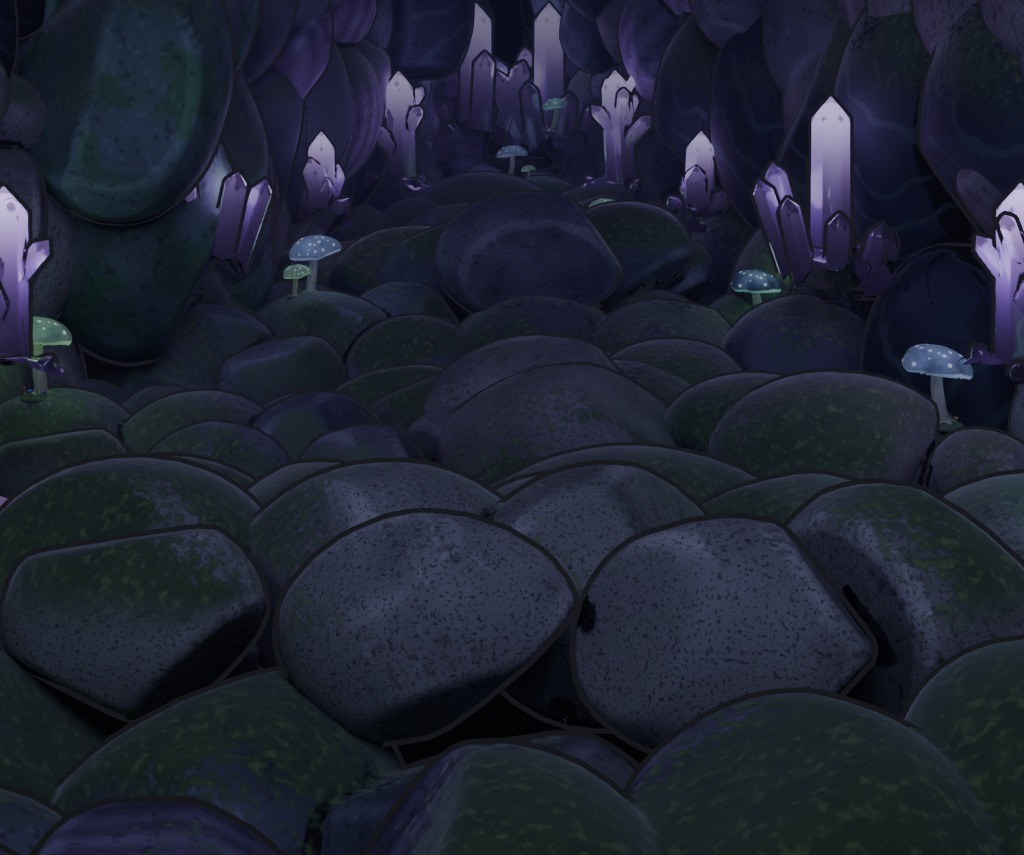
#> input picture assets/source/ui/goo/back-crosshair-5.jpg, 1024 x 855 px
$ python post.py ../../../assets/source/ui/goo/back-crosshair-5.jpg ../../../assets/source/ui/goo/back-pvp-1.jpg 1.0
#> lines starting #> are read from the running program, lines starting #| are printed output that depends on the picture
"""Haze by distance and a soft vignette over a background render. post_bg.py in.png out.jpg [haze]"""
import sys
import numpy as np
from PIL import Image
src, dst = sys.argv[1], sys.argv[2]
amount = float(sys.argv[3]) if len(sys.argv) > 3 else 0.55
img = np.asarray(Image.open(src).convert('RGB')).astype(float) / 255
depth = np.asarray(Image.open(src.replace('.png', '-depth.png')).convert('L').resize((img.shape[1], img.shape[0]))).astype(float) / 255
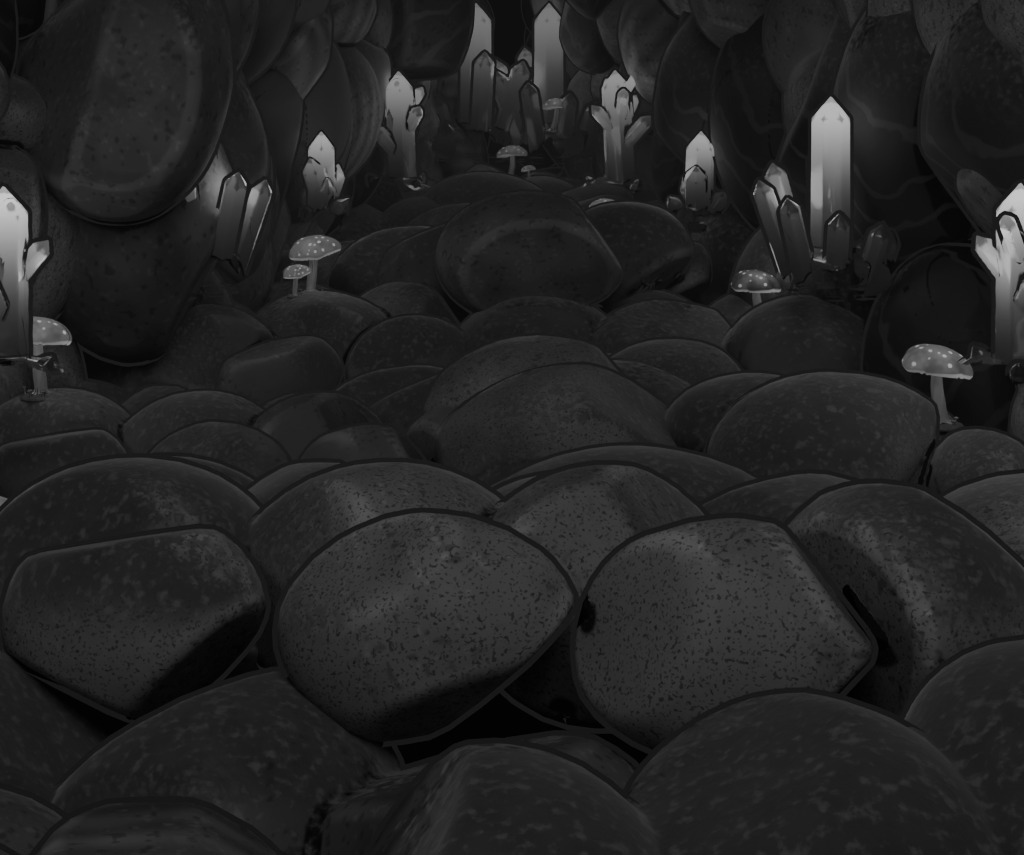
#> depth: shape (855, 1024) float64; min 0, max 0.792, mean 0.139
depth = np.where(depth <= 0.04045, depth / 12.92, ((depth + 0.055) / 1.055) ** 2.4)  # saved through the sRGB curve
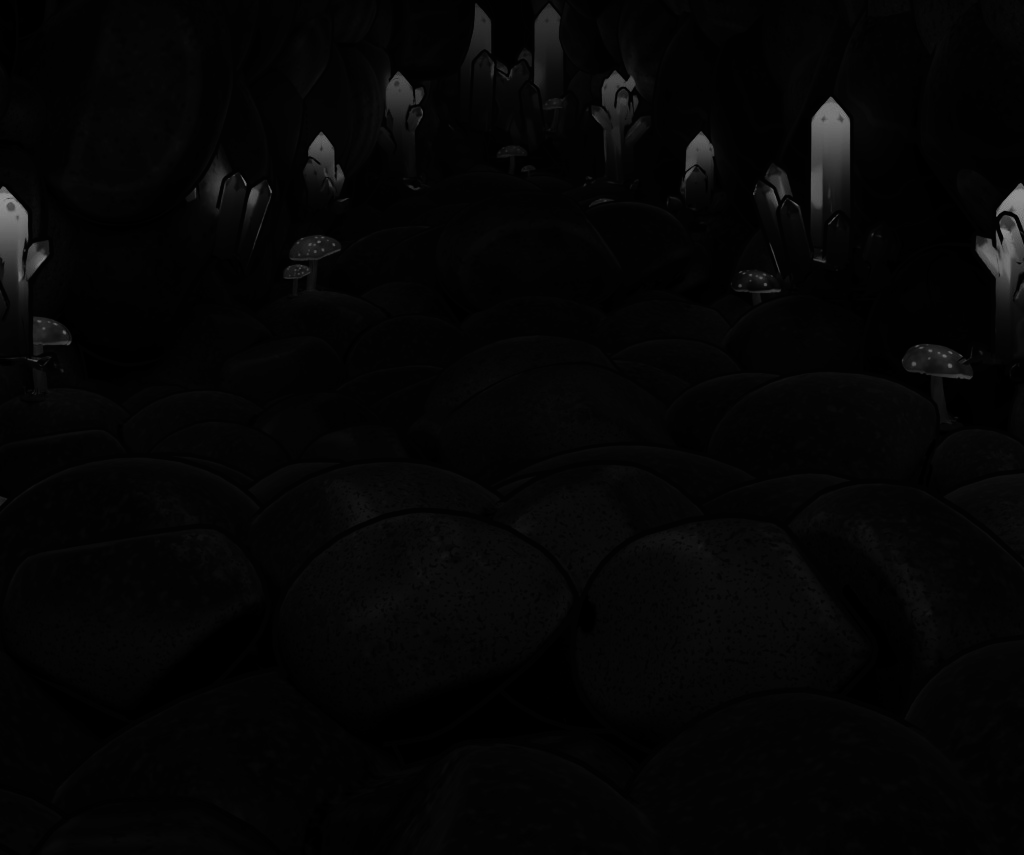
#> depth: shape (855, 1024) float64; min 0, max 0.591, mean 0.0223
haze = np.array([22, 24, 50]) / 255
f = (np.clip(depth, 0, 1) ** 1.3 * amount)[..., None]
out = img * (1 - f) + haze * f
h, w = depth.shape
#> h = 855; w = 1024
ys, xs = np.mgrid[0:h, 0:w]
r = np.hypot((xs / w - 0.5) * 1.6, (ys / h - 0.55) * 1.9)
out *= (1 - 0.45 * np.clip(r - 0.35, 0, 1) ** 1.5)[..., None]
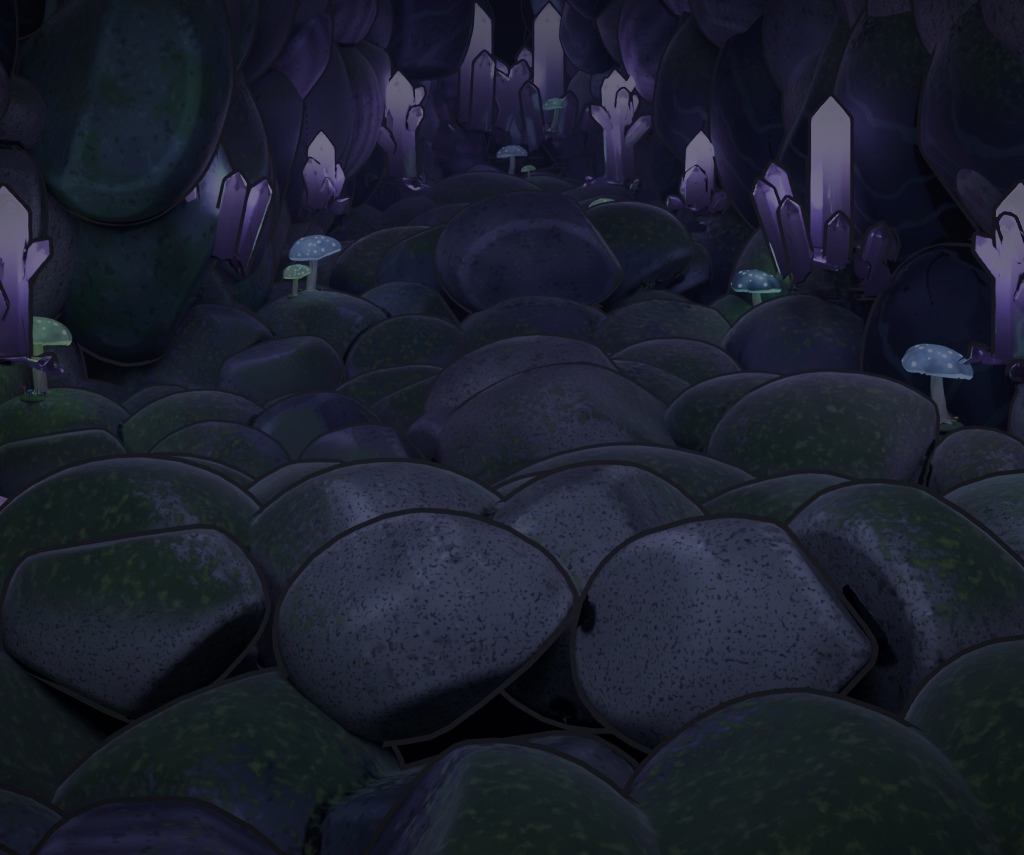
#> out: shape (855, 1024, 3) float64; mean R, G, B 0.106, 0.122, 0.171
Image.fromarray((np.clip(out, 0, 1) * 255 + 0.5).astype('uint8')).save(dst, quality=88)
